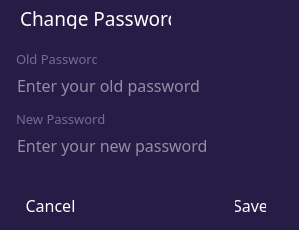
<?xml version="1.0" encoding="UTF-8"?>
<ui version="4.0">
 <class>Dialog</class>
 <widget class="QDialog" name="Dialog">
  <property name="geometry">
   <rect>
    <x>0</x>
    <y>0</y>
    <width>299</width>
    <height>230</height>
   </rect>
  </property>
  <property name="windowTitle">
   <string>Dialog</string>
  </property>
  <widget class="QFrame" name="frame">
   <property name="geometry">
    <rect>
     <x>0</x>
     <y>0</y>
     <width>301</width>
     <height>231</height>
    </rect>
   </property>
   <property name="font">
    <font>
     <family>Lucida Sans Unicode</family>
     <pointsize>11</pointsize>
     <weight>50</weight>
     <bold>false</bold>
    </font>
   </property>
   <property name="styleSheet">
    <string notr="true">QFrame{
border:none;
	background-color: rgb(38, 28, 70);
color: white;

}</string>
   </property>
   <property name="frameShape">
    <enum>QFrame::StyledPanel</enum>
   </property>
   <property name="frameShadow">
    <enum>QFrame::Raised</enum>
   </property>
   <widget class="QLabel" name="changePasswordLabel">
    <property name="geometry">
     <rect>
      <x>20</x>
      <y>8</y>
      <width>151</width>
      <height>21</height>
     </rect>
    </property>
    <property name="font">
     <font>
      <family>Noto Naskh Arabic UI</family>
      <pointsize>14</pointsize>
      <weight>50</weight>
      <bold>false</bold>
     </font>
    </property>
    <property name="styleSheet">
     <string notr="true"/>
    </property>
    <property name="text">
     <string>Change Password</string>
    </property>
   </widget>
   <widget class="QPushButton" name="closeButton">
    <property name="geometry">
     <rect>
      <x>270</x>
      <y>3</y>
      <width>31</width>
      <height>31</height>
     </rect>
    </property>
    <property name="styleSheet">
     <string notr="true">QPushButton{
border-radius: 7px;
	background-color: rgb(38, 28, 70);
color: white;

}</string>
    </property>
    <property name="text">
     <string/>
    </property>
    <property name="icon">
     <iconset>
      <normaloff>../code/Resources/close4.png</normaloff>../code/Resources/close4.png</iconset>
    </property>
    <property name="iconSize">
     <size>
      <width>30</width>
      <height>30</height>
     </size>
    </property>
   </widget>
   <widget class="QLineEdit" name="oldPasswordLineEdit">
    <property name="geometry">
     <rect>
      <x>0</x>
      <y>70</y>
      <width>301</width>
      <height>31</height>
     </rect>
    </property>
    <property name="font">
     <font>
      <family>Noto Naskh Arabic UI</family>
      <pointsize>12</pointsize>
     </font>
    </property>
    <property name="styleSheet">
     <string notr="true">QLineEdit{
border-radius: 1px;
	background-color: rgb(38, 28, 70);
color:white;
text-align: left;
padding: 0% 15%;
}

QLineEdit:hover{
background-color: rgb(85, 68, 139);
border-bottom: solid white;
}
</string>
    </property>
    <property name="placeholderText">
     <string>Enter your old password</string>
    </property>
   </widget>
   <widget class="QLineEdit" name="newPasswordLineEdit">
    <property name="geometry">
     <rect>
      <x>0</x>
      <y>130</y>
      <width>301</width>
      <height>31</height>
     </rect>
    </property>
    <property name="font">
     <font>
      <family>Noto Naskh Arabic UI</family>
      <pointsize>12</pointsize>
     </font>
    </property>
    <property name="styleSheet">
     <string notr="true">QLineEdit{
border-radius:1px;
	background-color: rgb(38, 28, 70);
color:white;
text-align: left;
padding: 0% 15%;
}

QLineEdit:hover{
background-color: rgb(85, 68, 139);
}
</string>
    </property>
    <property name="placeholderText">
     <string>Enter your new password</string>
    </property>
   </widget>
   <widget class="QPushButton" name="cancelButton">
    <property name="geometry">
     <rect>
      <x>10</x>
      <y>190</y>
      <width>81</width>
      <height>31</height>
     </rect>
    </property>
    <property name="font">
     <font>
      <family>Noto Naskh Arabic UI</family>
      <pointsize>12</pointsize>
      <weight>50</weight>
      <bold>false</bold>
     </font>
    </property>
    <property name="styleSheet">
     <string notr="true">QPushButton{
border-radius:1px;
	background-color: rgb(38, 28, 70);
color:white;
text-align: center;
padding: 0% 15%;
}

QPushButton:hover{
background-color: rgb(85, 68, 139);
}
</string>
    </property>
    <property name="text">
     <string>Cancel</string>
    </property>
    <property name="iconSize">
     <size>
      <width>30</width>
      <height>30</height>
     </size>
    </property>
   </widget>
   <widget class="QPushButton" name="saveButton">
    <property name="geometry">
     <rect>
      <x>220</x>
      <y>190</y>
      <width>61</width>
      <height>31</height>
     </rect>
    </property>
    <property name="font">
     <font>
      <family>Noto Naskh Arabic UI</family>
      <pointsize>12</pointsize>
      <weight>50</weight>
      <bold>false</bold>
     </font>
    </property>
    <property name="styleSheet">
     <string notr="true">QPushButton{
border-radius:1px;
	background-color: rgb(38, 28, 70);
color:white;
text-align: center;
padding: 0% 15%;
}

QPushButton:hover{
background-color: rgb(85, 68, 139);
}
</string>
    </property>
    <property name="text">
     <string>Save</string>
    </property>
    <property name="iconSize">
     <size>
      <width>30</width>
      <height>30</height>
     </size>
    </property>
   </widget>
   <widget class="QLabel" name="oldPasswordLabel">
    <property name="geometry">
     <rect>
      <x>16</x>
      <y>48</y>
      <width>81</width>
      <height>21</height>
     </rect>
    </property>
    <property name="font">
     <font>
      <family>Noto Naskh Arabic UI</family>
      <pointsize>10</pointsize>
     </font>
    </property>
    <property name="styleSheet">
     <string notr="true">QLabel{
color: #75699c;
}</string>
    </property>
    <property name="text">
     <string>Old Password</string>
    </property>
   </widget>
   <widget class="QLabel" name="newPasswordLabel">
    <property name="geometry">
     <rect>
      <x>16</x>
      <y>108</y>
      <width>91</width>
      <height>21</height>
     </rect>
    </property>
    <property name="font">
     <font>
      <family>Noto Naskh Arabic UI</family>
      <pointsize>10</pointsize>
     </font>
    </property>
    <property name="styleSheet">
     <string notr="true">QLabel{
color: #75699c;
}</string>
    </property>
    <property name="text">
     <string>New Password</string>
    </property>
   </widget>
  </widget>
 </widget>
 <resources/>
 <connections/>
</ui>
